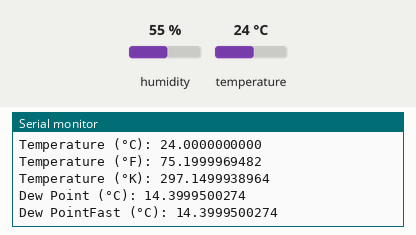
The sketch below on a simulated Arduino Uno, built with avr-gcc and run on an emulated ATmega328P. Parts: the last lines printed to the serial monitor. The inputs (shaded band) are chosen by the test bench; at power-on: humidity 55 %, temperature 24 °C.

Above: at 3.0 s.
3.1 s: humidity set to 22 %
At 5.7 s:
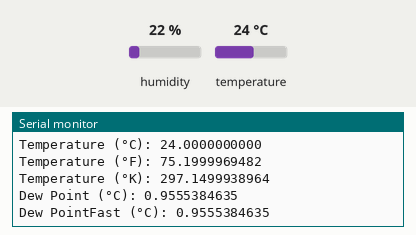
6.0 s: temperature set to 12 °C
At 8.2 s:
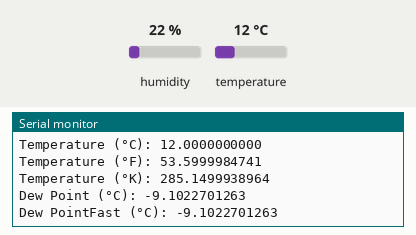
8.9 s: humidity set to 40 %
At 12.6 s:
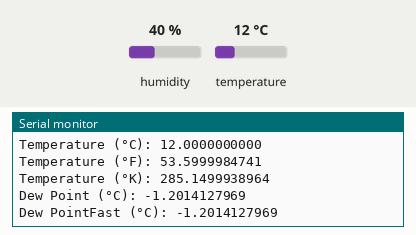
Timing chart, 0 to 14.1 s (numbered marks = the images above; inputs shaded):
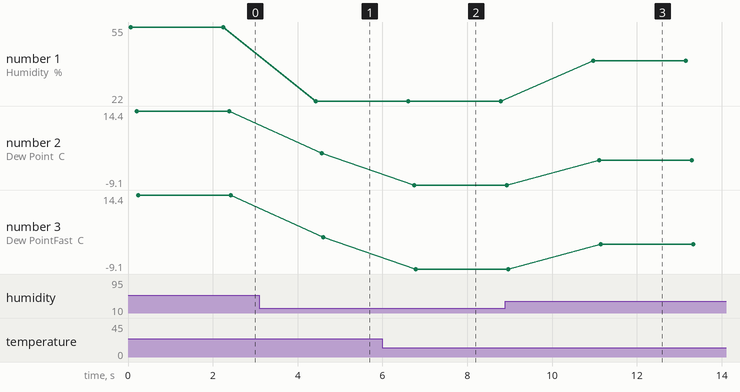

The sketch:

NEM_SENSORU_DHT_VE_LCD_EKRAN.ino
```cpp
#include <dht11.h>

dht11 DHT11;

void setup()
{
 DHT11.attach(2);
 Serial.begin(9600);
 Serial.println("DHT11 TEST PROGRAM ");
 Serial.print("LIBRARY VERSION: ");
 Serial.println(DHT11LIB_VERSION);
}

void loop()
{
 Serial.println("\n");

 int chk = DHT11.read();

 Serial.print("Read sensor: ");
 switch (chk)
 {
 case 0: Serial.println("OK"); break;
 case -1: Serial.println("Checksum error"); break;
 case -2: Serial.println("Time out error"); break;
 default: Serial.println("Unknown error"); break;
 }

 Serial.print("Humidity (%): ");   //Nem yüzdesini ekrana yazdırıyoruz
 Serial.println((float)DHT11.humidity, DEC);

 Serial.print("Temperature (°C): ");   //Sıcaklığı santigrad olarak ekrana yazdırıyoruz
 Serial.println((float)DHT11.temperature, DEC);

 Serial.print("Temperature (°F): ");   //Sıcaklığı fahrenayt olarak ekrana yazdırıyoruz
 Serial.println(DHT11.fahrenheit(), DEC);

 Serial.print("Temperature (°K): ");   //Sıcaklığı kelvin olarak ekrana yazdırıyoruz
 Serial.println(DHT11.kelvin(), DEC);

 Serial.print("Dew Point (°C): ");    //Sıcaklık aynı nem oranında bu sıcaklık değerine düşerse kar,yağmur,sis,çiğ bilimum doğa olayları görülür.
 Serial.println(DHT11.dewPoint(), DEC);

 Serial.print("Dew PointFast (°C): ");
 Serial.println(DHT11.dewPointFast(), DEC);

 delay(2000);
}
```

Measured:
- after the input at 3.1 s, the serial monitor: prints a new line after 1.3 s (image 1)
- after the input at 6.0 s, the serial monitor: prints a new line after 0.64 s (image 2)
- after the input at 8.9 s, the serial monitor: prints a new line after 2.1 s (image 3)
- plotted number 1: 55 → 22 after the input at 3.1 s, 22 → 40 after the input at 8.9 s
- plotted number 2: 14.4 → 0.96 after the input at 3.1 s, 0.96 → -9.1 after the input at 6.0 s, -9.1 → -1.2 after the input at 8.9 s
- plotted number 3: 14.4 → 0.96 after the input at 3.1 s, 0.96 → -9.1 after the input at 6.0 s, -9.1 → -1.2 after the input at 8.9 s
